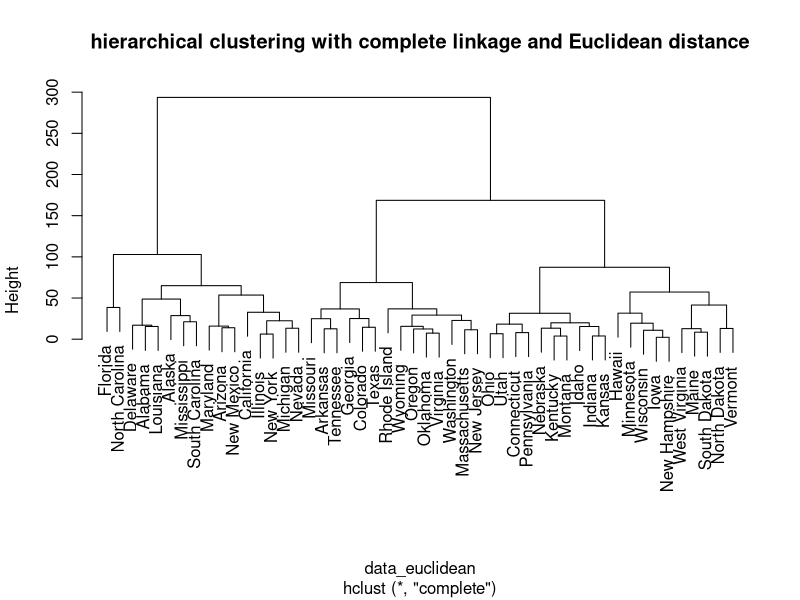

This figure's R source: (Note: this script raises an error after producing the figure.)
## ---- chunk 1
data("USArrests")
data_sets <- USArrests 

data_euclidean <-dist(data_sets, method = "euclidean")

#hierarchical clustering
euclidean_cluster <- hclust(data_euclidean, method="complete")

#cluster the states
plot(euclidean_cluster, main="hierarchical clustering with complete linkage and Euclidean distance")


## ---- chunk 2
clust_avg <- hclust(data, method = 'average')
plot(clust_avg)
cut_avg <- cutree(clust_avg, k = 3)
plot(clust_avg)
rect.hclust(clust_avg , k = 3, border = 2:6)
abline(h = 3, col = 'blue')
## ---- chunk 3
data_sets <- as.data.frame(scale(data_sets))

data<-dist(data_sets, method = 'euclidean')
#hierarchical clustering
hiera_data<-hclust(data, method="complete")
#cluster the states
plot(hiera_data)

